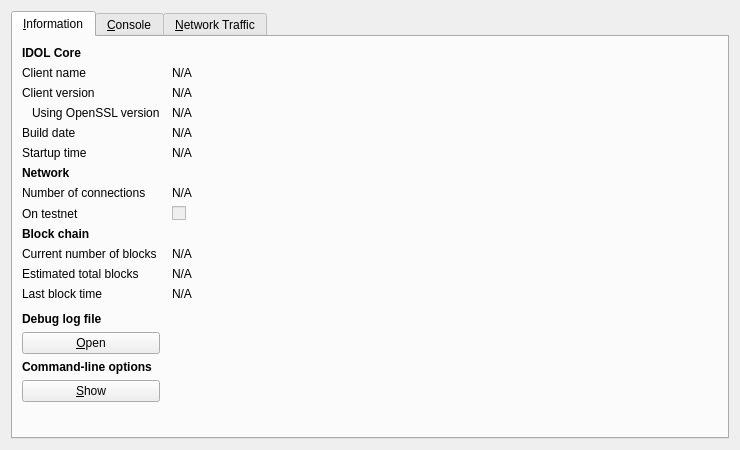
<?xml version="1.0" encoding="UTF-8"?>
<ui version="4.0">
 <class>RPCConsole</class>
 <widget class="QDialog" name="RPCConsole">
  <property name="geometry">
   <rect>
    <x>0</x>
    <y>0</y>
    <width>740</width>
    <height>450</height>
   </rect>
  </property>
  <property name="windowTitle">
   <string>IDOL - Debug window</string>
  </property>
  <layout class="QVBoxLayout" name="verticalLayout_2">
   <item>
    <widget class="QTabWidget" name="tabWidget">
     <property name="currentIndex">
      <number>0</number>
     </property>
     <widget class="QWidget" name="tab_info">
      <attribute name="title">
       <string>&amp;Information</string>
      </attribute>
      <layout class="QGridLayout" name="gridLayout" columnstretch="0,1">
       <property name="horizontalSpacing">
        <number>12</number>
       </property>
       <item row="0" column="0">
        <widget class="QLabel" name="label_9">
         <property name="font">
          <font>
           <weight>75</weight>
           <bold>true</bold>
          </font>
         </property>
         <property name="text">
          <string>IDOL Core</string>
         </property>
        </widget>
       </item>
       <item row="1" column="0">
        <widget class="QLabel" name="label_5">
         <property name="text">
          <string>Client name</string>
         </property>
        </widget>
       </item>
       <item row="1" column="1">
        <widget class="QLabel" name="clientName">
         <property name="cursor">
          <cursorShape>IBeamCursor</cursorShape>
         </property>
         <property name="text">
          <string>N/A</string>
         </property>
         <property name="textFormat">
          <enum>Qt::PlainText</enum>
         </property>
         <property name="textInteractionFlags">
          <set>Qt::LinksAccessibleByMouse|Qt::TextSelectableByKeyboard|Qt::TextSelectableByMouse</set>
         </property>
        </widget>
       </item>
       <item row="2" column="0">
        <widget class="QLabel" name="label_6">
         <property name="text">
          <string>Client version</string>
         </property>
        </widget>
       </item>
       <item row="2" column="1">
        <widget class="QLabel" name="clientVersion">
         <property name="cursor">
          <cursorShape>IBeamCursor</cursorShape>
         </property>
         <property name="text">
          <string>N/A</string>
         </property>
         <property name="textFormat">
          <enum>Qt::PlainText</enum>
         </property>
         <property name="textInteractionFlags">
          <set>Qt::LinksAccessibleByMouse|Qt::TextSelectableByKeyboard|Qt::TextSelectableByMouse</set>
         </property>
        </widget>
       </item>
       <item row="3" column="0">
        <widget class="QLabel" name="label_14">
         <property name="text">
          <string>Using OpenSSL version</string>
         </property>
         <property name="indent">
          <number>10</number>
         </property>
        </widget>
       </item>
       <item row="3" column="1">
        <widget class="QLabel" name="openSSLVersion">
         <property name="cursor">
          <cursorShape>IBeamCursor</cursorShape>
         </property>
         <property name="text">
          <string>N/A</string>
         </property>
         <property name="textFormat">
          <enum>Qt::PlainText</enum>
         </property>
         <property name="textInteractionFlags">
          <set>Qt::LinksAccessibleByMouse|Qt::TextSelectableByKeyboard|Qt::TextSelectableByMouse</set>
         </property>
        </widget>
       </item>
       <item row="4" column="0">
        <widget class="QLabel" name="label_12">
         <property name="text">
          <string>Build date</string>
         </property>
        </widget>
       </item>
       <item row="4" column="1">
        <widget class="QLabel" name="buildDate">
         <property name="cursor">
          <cursorShape>IBeamCursor</cursorShape>
         </property>
         <property name="text">
          <string>N/A</string>
         </property>
         <property name="textFormat">
          <enum>Qt::PlainText</enum>
         </property>
         <property name="textInteractionFlags">
          <set>Qt::LinksAccessibleByMouse|Qt::TextSelectableByKeyboard|Qt::TextSelectableByMouse</set>
         </property>
        </widget>
       </item>
       <item row="5" column="0">
        <widget class="QLabel" name="label_13">
         <property name="text">
          <string>Startup time</string>
         </property>
        </widget>
       </item>
       <item row="5" column="1">
        <widget class="QLabel" name="startupTime">
         <property name="cursor">
          <cursorShape>IBeamCursor</cursorShape>
         </property>
         <property name="text">
          <string>N/A</string>
         </property>
         <property name="textFormat">
          <enum>Qt::PlainText</enum>
         </property>
         <property name="textInteractionFlags">
          <set>Qt::LinksAccessibleByMouse|Qt::TextSelectableByKeyboard|Qt::TextSelectableByMouse</set>
         </property>
        </widget>
       </item>
       <item row="6" column="0">
        <widget class="QLabel" name="label_11">
         <property name="font">
          <font>
           <weight>75</weight>
           <bold>true</bold>
          </font>
         </property>
         <property name="text">
          <string>Network</string>
         </property>
        </widget>
       </item>
       <item row="7" column="0">
        <widget class="QLabel" name="label_7">
         <property name="text">
          <string>Number of connections</string>
         </property>
        </widget>
       </item>
       <item row="7" column="1">
        <widget class="QLabel" name="numberOfConnections">
         <property name="cursor">
          <cursorShape>IBeamCursor</cursorShape>
         </property>
         <property name="text">
          <string>N/A</string>
         </property>
         <property name="textFormat">
          <enum>Qt::PlainText</enum>
         </property>
         <property name="textInteractionFlags">
          <set>Qt::LinksAccessibleByMouse|Qt::TextSelectableByKeyboard|Qt::TextSelectableByMouse</set>
         </property>
        </widget>
       </item>
       <item row="8" column="0">
        <widget class="QLabel" name="label_8">
         <property name="text">
          <string>On testnet</string>
         </property>
        </widget>
       </item>
       <item row="8" column="1">
        <widget class="QCheckBox" name="isTestNet">
         <property name="enabled">
          <bool>false</bool>
         </property>
         <property name="text">
          <string/>
         </property>
        </widget>
       </item>
       <item row="9" column="0">
        <widget class="QLabel" name="label_10">
         <property name="font">
          <font>
           <weight>75</weight>
           <bold>true</bold>
          </font>
         </property>
         <property name="text">
          <string>Block chain</string>
         </property>
        </widget>
       </item>
       <item row="10" column="0">
        <widget class="QLabel" name="label_3">
         <property name="text">
          <string>Current number of blocks</string>
         </property>
        </widget>
       </item>
       <item row="10" column="1">
        <widget class="QLabel" name="numberOfBlocks">
         <property name="cursor">
          <cursorShape>IBeamCursor</cursorShape>
         </property>
         <property name="text">
          <string>N/A</string>
         </property>
         <property name="textFormat">
          <enum>Qt::PlainText</enum>
         </property>
         <property name="textInteractionFlags">
          <set>Qt::LinksAccessibleByMouse|Qt::TextSelectableByKeyboard|Qt::TextSelectableByMouse</set>
         </property>
        </widget>
       </item>
       <item row="11" column="0">
        <widget class="QLabel" name="label_4">
         <property name="text">
          <string>Estimated total blocks</string>
         </property>
        </widget>
       </item>
       <item row="11" column="1">
        <widget class="QLabel" name="totalBlocks">
         <property name="cursor">
          <cursorShape>IBeamCursor</cursorShape>
         </property>
         <property name="text">
          <string>N/A</string>
         </property>
         <property name="textFormat">
          <enum>Qt::PlainText</enum>
         </property>
         <property name="textInteractionFlags">
          <set>Qt::LinksAccessibleByMouse|Qt::TextSelectableByKeyboard|Qt::TextSelectableByMouse</set>
         </property>
        </widget>
       </item>
       <item row="12" column="0">
        <widget class="QLabel" name="label_2">
         <property name="text">
          <string>Last block time</string>
         </property>
        </widget>
       </item>
       <item row="12" column="1">
        <widget class="QLabel" name="lastBlockTime">
         <property name="cursor">
          <cursorShape>IBeamCursor</cursorShape>
         </property>
         <property name="text">
          <string>N/A</string>
         </property>
         <property name="textFormat">
          <enum>Qt::PlainText</enum>
         </property>
         <property name="textInteractionFlags">
          <set>Qt::LinksAccessibleByMouse|Qt::TextSelectableByKeyboard|Qt::TextSelectableByMouse</set>
         </property>
        </widget>
       </item>
       <item row="13" column="0">
        <spacer name="verticalSpacer_2">
         <property name="orientation">
          <enum>Qt::Vertical</enum>
         </property>
         <property name="sizeHint" stdset="0">
          <size>
           <width>20</width>
           <height>20</height>
          </size>
         </property>
        </spacer>
       </item>
       <item row="14" column="0">
        <widget class="QLabel" name="labelDebugLogfile">
         <property name="font">
          <font>
           <weight>75</weight>
           <bold>true</bold>
          </font>
         </property>
         <property name="text">
          <string>Debug log file</string>
         </property>
        </widget>
       </item>
       <item row="15" column="0">
        <widget class="QPushButton" name="openDebugLogfileButton">
         <property name="toolTip">
          <string>Open the IDOL debug log file from the current data directory. This can take a few seconds for large log files.</string>
         </property>
         <property name="text">
          <string>&amp;Open</string>
         </property>
         <property name="autoDefault">
          <bool>false</bool>
         </property>
        </widget>
       </item>
       <item row="16" column="0">
        <widget class="QLabel" name="labelCLOptions">
         <property name="font">
          <font>
           <weight>75</weight>
           <bold>true</bold>
          </font>
         </property>
         <property name="text">
          <string>Command-line options</string>
         </property>
        </widget>
       </item>
       <item row="17" column="0">
        <widget class="QPushButton" name="showCLOptionsButton">
         <property name="toolTip">
          <string>Show the IDOL-Qt help message to get a list with possible IDOL command-line options.</string>
         </property>
         <property name="text">
          <string>&amp;Show</string>
         </property>
         <property name="autoDefault">
          <bool>false</bool>
         </property>
        </widget>
       </item>
       <item row="18" column="0">
        <spacer name="verticalSpacer">
         <property name="orientation">
          <enum>Qt::Vertical</enum>
         </property>
         <property name="sizeHint" stdset="0">
          <size>
           <width>20</width>
           <height>40</height>
          </size>
         </property>
        </spacer>
       </item>
      </layout>
     </widget>
     <widget class="QWidget" name="tab_console">
      <attribute name="title">
       <string>&amp;Console</string>
      </attribute>
      <layout class="QVBoxLayout" name="verticalLayout_3">
       <property name="spacing">
        <number>3</number>
       </property>
       <item>
        <widget class="QTextEdit" name="messagesWidget">
         <property name="minimumSize">
          <size>
           <width>0</width>
           <height>100</height>
          </size>
         </property>
         <property name="readOnly">
          <bool>true</bool>
         </property>
         <property name="tabKeyNavigation" stdset="0">
          <bool>false</bool>
         </property>
         <property name="columnCount" stdset="0">
          <number>2</number>
         </property>
        </widget>
       </item>
       <item>
        <layout class="QHBoxLayout" name="horizontalLayout">
         <property name="spacing">
          <number>3</number>
         </property>
         <item>
          <widget class="QLabel" name="label">
           <property name="text">
            <string notr="true">&gt;</string>
           </property>
          </widget>
         </item>
         <item>
          <widget class="QLineEdit" name="lineEdit"/>
         </item>
         <item>
          <widget class="QPushButton" name="clearButton">
           <property name="maximumSize">
            <size>
             <width>24</width>
             <height>24</height>
            </size>
           </property>
           <property name="toolTip">
            <string>Clear console</string>
           </property>
           <property name="text">
            <string/>
           </property>
           <property name="icon">
            <iconset resource="../bitcoin.qrc">
             <normaloff>:/icons/remove</normaloff>:/icons/remove</iconset>
           </property>
           <property name="shortcut">
            <string notr="true">Ctrl+L</string>
           </property>
           <property name="autoDefault">
            <bool>false</bool>
           </property>
          </widget>
         </item>
        </layout>
       </item>
      </layout>
     </widget>
     <widget class="QWidget" name="tab">
      <attribute name="title">
       <string>&amp;Network Traffic</string>
      </attribute>
      <layout class="QHBoxLayout" name="horizontalLayout_3">
       <item>
        <layout class="QVBoxLayout" name="verticalLayout_4">
         <item>
          <widget class="TrafficGraphWidget" name="trafficGraph" native="true">
           <property name="sizePolicy">
            <sizepolicy hsizetype="Expanding" vsizetype="Expanding">
             <horstretch>0</horstretch>
             <verstretch>0</verstretch>
            </sizepolicy>
           </property>
          </widget>
         </item>
         <item>
          <layout class="QHBoxLayout" name="horizontalLayout_2">
           <item>
            <widget class="QSlider" name="sldGraphRange">
             <property name="minimum">
              <number>1</number>
             </property>
             <property name="maximum">
              <number>288</number>
             </property>
             <property name="pageStep">
              <number>12</number>
             </property>
             <property name="value">
              <number>6</number>
             </property>
             <property name="orientation">
              <enum>Qt::Horizontal</enum>
             </property>
            </widget>
           </item>
           <item>
            <widget class="QLabel" name="lblGraphRange">
             <property name="minimumSize">
              <size>
               <width>100</width>
               <height>0</height>
              </size>
             </property>
             <property name="alignment">
              <set>Qt::AlignCenter</set>
             </property>
            </widget>
           </item>
           <item>
            <widget class="QPushButton" name="btnClearTrafficGraph">
             <property name="text">
              <string>&amp;Clear</string>
             </property>
            </widget>
           </item>
          </layout>
         </item>
        </layout>
       </item>
       <item>
        <layout class="QVBoxLayout" name="verticalLayout">
         <item>
          <widget class="QGroupBox" name="groupBox">
           <property name="title">
            <string>Totals</string>
           </property>
           <layout class="QVBoxLayout" name="verticalLayout_5">
            <item>
             <layout class="QHBoxLayout" name="horizontalLayout_4">
              <item>
               <widget class="Line" name="line">
                <property name="sizePolicy">
                 <sizepolicy hsizetype="Fixed" vsizetype="Fixed">
                  <horstretch>0</horstretch>
                  <verstretch>0</verstretch>
                 </sizepolicy>
                </property>
                <property name="minimumSize">
                 <size>
                  <width>10</width>
                  <height>0</height>
                 </size>
                </property>
                <property name="palette">
                 <palette>
                  <active>
                   <colorrole role="Light">
                    <brush brushstyle="SolidPattern">
                     <color alpha="255">
                      <red>0</red>
                      <green>255</green>
                      <blue>0</blue>
                     </color>
                    </brush>
                   </colorrole>
                  </active>
                  <inactive>
                   <colorrole role="Light">
                    <brush brushstyle="SolidPattern">
                     <color alpha="255">
                      <red>0</red>
                      <green>255</green>
                      <blue>0</blue>
                     </color>
                    </brush>
                   </colorrole>
                  </inactive>
                  <disabled>
                   <colorrole role="Light">
                    <brush brushstyle="SolidPattern">
                     <color alpha="255">
                      <red>0</red>
                      <green>255</green>
                      <blue>0</blue>
                     </color>
                    </brush>
                   </colorrole>
                  </disabled>
                 </palette>
                </property>
                <property name="orientation">
                 <enum>Qt::Horizontal</enum>
                </property>
               </widget>
              </item>
              <item>
               <widget class="QLabel" name="label_16">
                <property name="text">
                 <string>In:</string>
                </property>
               </widget>
              </item>
              <item>
               <widget class="QLabel" name="lblBytesIn">
                <property name="minimumSize">
                 <size>
                  <width>50</width>
                  <height>0</height>
                 </size>
                </property>
                <property name="alignment">
                 <set>Qt::AlignRight|Qt::AlignTrailing|Qt::AlignVCenter</set>
                </property>
               </widget>
              </item>
             </layout>
            </item>
            <item>
             <layout class="QHBoxLayout" name="horizontalLayout_5">
              <item>
               <widget class="Line" name="line_2">
                <property name="sizePolicy">
                 <sizepolicy hsizetype="Fixed" vsizetype="Fixed">
                  <horstretch>0</horstretch>
                  <verstretch>0</verstretch>
                 </sizepolicy>
                </property>
                <property name="minimumSize">
                 <size>
                  <width>10</width>
                  <height>0</height>
                 </size>
                </property>
                <property name="palette">
                 <palette>
                  <active>
                   <colorrole role="Light">
                    <brush brushstyle="SolidPattern">
                     <color alpha="255">
                      <red>255</red>
                      <green>0</green>
                      <blue>0</blue>
                     </color>
                    </brush>
                   </colorrole>
                  </active>
                  <inactive>
                   <colorrole role="Light">
                    <brush brushstyle="SolidPattern">
                     <color alpha="255">
                      <red>255</red>
                      <green>0</green>
                      <blue>0</blue>
                     </color>
                    </brush>
                   </colorrole>
                  </inactive>
                  <disabled>
                   <colorrole role="Light">
                    <brush brushstyle="SolidPattern">
                     <color alpha="255">
                      <red>255</red>
                      <green>0</green>
                      <blue>0</blue>
                     </color>
                    </brush>
                   </colorrole>
                  </disabled>
                 </palette>
                </property>
                <property name="orientation">
                 <enum>Qt::Horizontal</enum>
                </property>
               </widget>
              </item>
              <item>
               <widget class="QLabel" name="label_17">
                <property name="text">
                 <string>Out:</string>
                </property>
               </widget>
              </item>
              <item>
               <widget class="QLabel" name="lblBytesOut">
                <property name="minimumSize">
                 <size>
                  <width>50</width>
                  <height>0</height>
                 </size>
                </property>
                <property name="alignment">
                 <set>Qt::AlignRight|Qt::AlignTrailing|Qt::AlignVCenter</set>
                </property>
               </widget>
              </item>
             </layout>
            </item>
            <item>
             <spacer name="verticalSpacer_4">
              <property name="orientation">
               <enum>Qt::Vertical</enum>
              </property>
              <property name="sizeHint" stdset="0">
               <size>
                <width>20</width>
                <height>407</height>
               </size>
              </property>
             </spacer>
            </item>
           </layout>
          </widget>
         </item>
        </layout>
       </item>
      </layout>
     </widget>
    </widget>
   </item>
  </layout>
 </widget>
 <customwidgets>
  <customwidget>
   <class>TrafficGraphWidget</class>
   <extends>QWidget</extends>
   <header>trafficgraphwidget.h</header>
   <container>1</container>
   <slots>
    <slot>clear()</slot>
   </slots>
  </customwidget>
 </customwidgets>
 <resources>
  <include location="../bitcoin.qrc"/>
 </resources>
 <connections/>
</ui>
